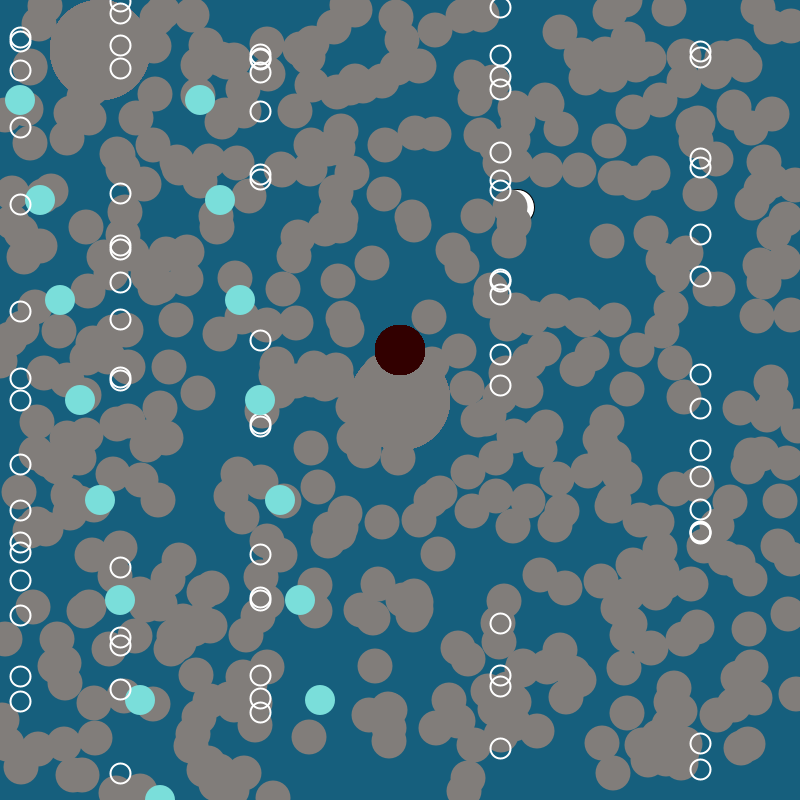
Frame 1 (no input)
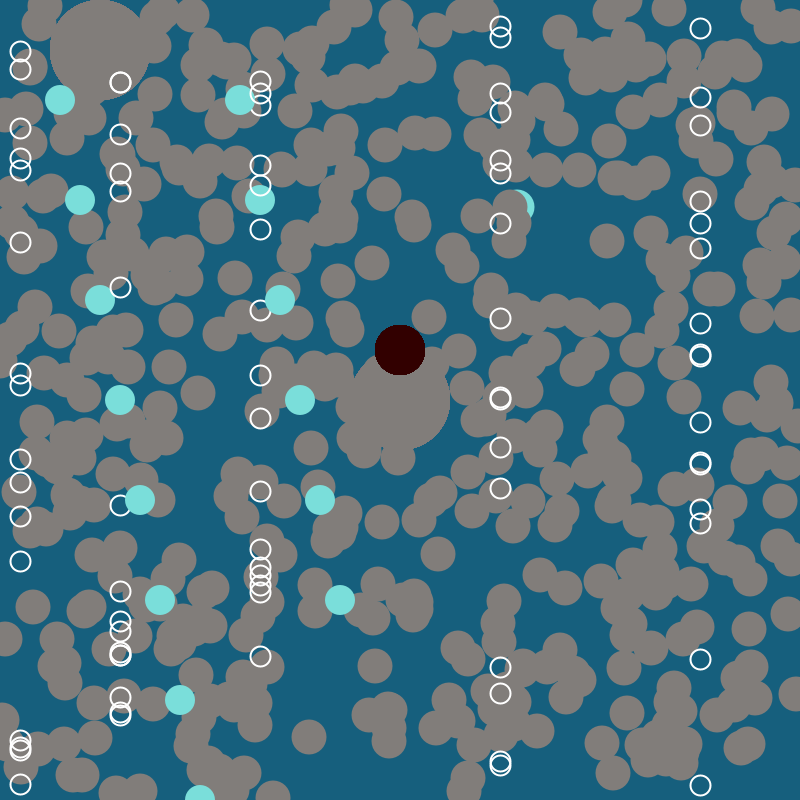
Frame 60 (the mouse pressed at the canvas centre just before this capture)
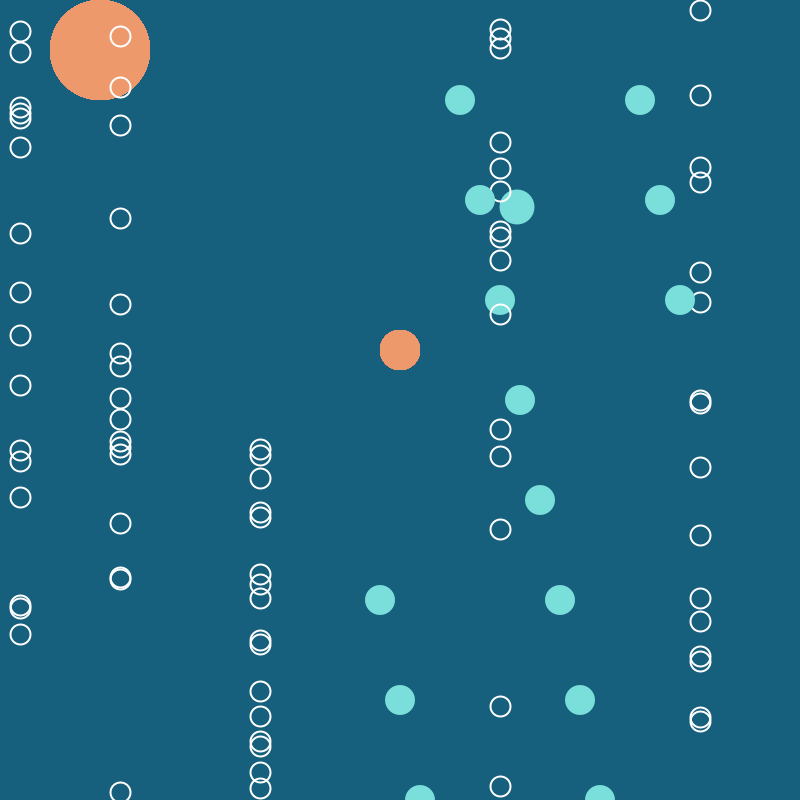
Frame 120 (the mouse held since frame 60 and released just before this capture)

The Processing sketch that drew these frames (run headless with seeded random() and noise(); from frame 60 on, the mouse is pressed at the canvas centre):

// Processing sketch: processing_116076
// ── processing_116076.pde

int square = 500;
int[] x = new int[square];
int[] y = new int[square];
float radius =50;
float a = 100;
float b = 50;
float c = 70;
float ballX;
float ballY;
float ballXSpeed = 20;
float ballYSpeed = 100;

void setup() {
  size(800, 800);
  for (int i = 0; i<x.length; i++) {
    x[i] = int( random(width) );
    y[i] = int( random(height) );
  }
}
void draw() {
  background(22, 95, 125);
  for (int i = 0; i<x.length; i++) {
    ellipse(x[i]+(mouseX/2)*i, y[i], 35, 35);
    
    noStroke();
     if ( dist(mouseX, mouseY, a, b) < radius+400) {
    fill(129, 125, 122);
    ellipse(400, 400, 100, 100);
  } else {
    fill(237, 153, 108);
    ellipse (400, 350, 40, 40);
  }
  ellipse(a, b, radius*2, radius*2);

}
 for (int z = 1; z <=width; z = z + 50) { 
   noFill();
   stroke(255);
   strokeWeight(2);
   ellipse(120, random(width), 20, 20);
   ellipse(700, random(width), 20, 20);
   ellipse(20, random(width), 20, 20);
   ellipse(260, random(width), 20, 20);
   ellipse(500, random(width), 20, 20);
 
 noStroke();
  for (int i = 0; i <= 600; i++){

      float d = dist(mouseX, mouseY, 50, i);
      fill(50, mouseX, mouseY);
      if (d < 600) {
        c = 0;
      }
      else {
        c = 50;
      }
      ellipse(400, 350, c, c);
      
       
}
 
  //background(255);
  ballX = ballX + ballXSpeed;
  ballY = ballY + ballYSpeed;
   
  fill(122, 222, 218);
  ellipse(ballX, ballY, 30, 30);
   
  if (ballX > width) {
      ballX = 0;
      }
  if (ballX < 0) {
      ballX = width;
  }
   
  if (ballY > height) {
      ballY = 0;
      }
  if (ballY < 0) {
      ballY = height;
  }
   
}

    }
